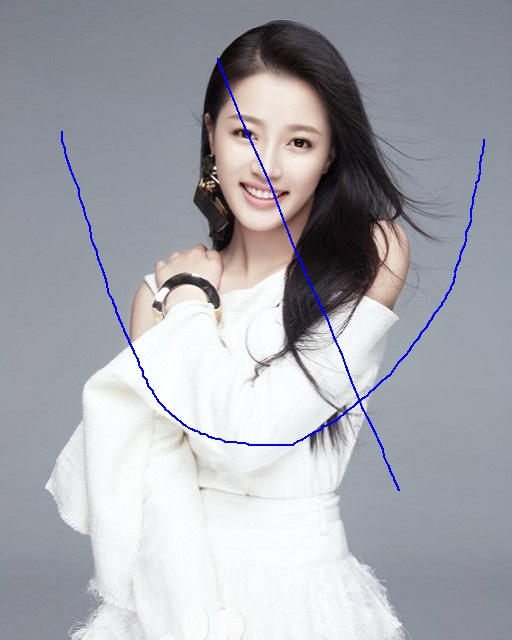
//> input picture data/images/master2.jpg, 512 x 640 px
$ ./day075   (built with g++ and OpenCV 4)
//> lines starting //> are read from the running program, lines starting //| are printed output that depends on the picture; after the words box and inside, x2 and y2 are one past the last pixel; in counts of white or black regions, pixels touching at a corner belong together
#include <opencv2/opencv.hpp>
#include <math.h>
using namespace cv;
using namespace std;
int main(int argc, char** argv)
{
	Mat hsv, mask, result;
	Mat src = imread("D:/images/master2.jpg");
//> src is the input picture: 640 rows x 512 cols, CV_8UC3; mean B, G, R 174, 167.3, 165.9
	if (src.empty()) {
		printf("could not load image...\n");
		return -1;
	}
	cvtColor(src, hsv, COLOR_BGR2HSV);
//> hsv: 640 rows x 512 cols, CV_8UC3; mean H, S, V 98.5, 24.7, 177.1

	// mask
	inRange(hsv, Scalar(100, 43, 46), Scalar(124, 255, 255), mask);
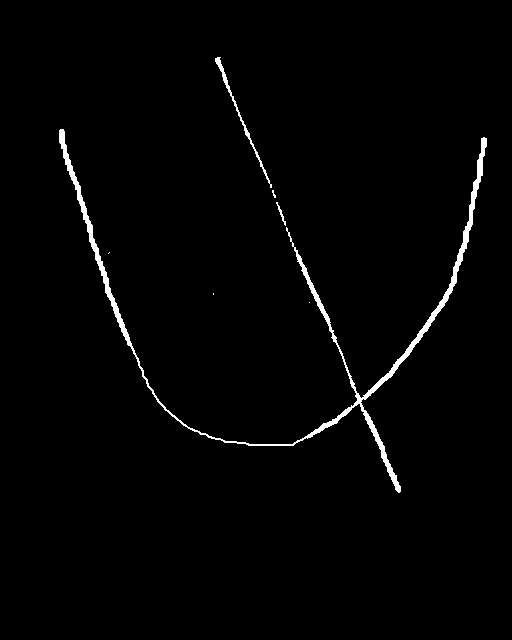
//> mask: 640 rows x 512 cols, CV_8UC1; 1.5% white; 7 white regions (4 under 20 px), largest, box (x1, y1, x2, y2) and area: (59, 129, 487, 493) 4577, (215, 57, 272, 188) 376, (276, 202, 286, 226) 52
	Mat se = getStructuringElement(MORPH_RECT, Size(5, 5), Point(-1, -1));
	dilate(mask, mask, se);
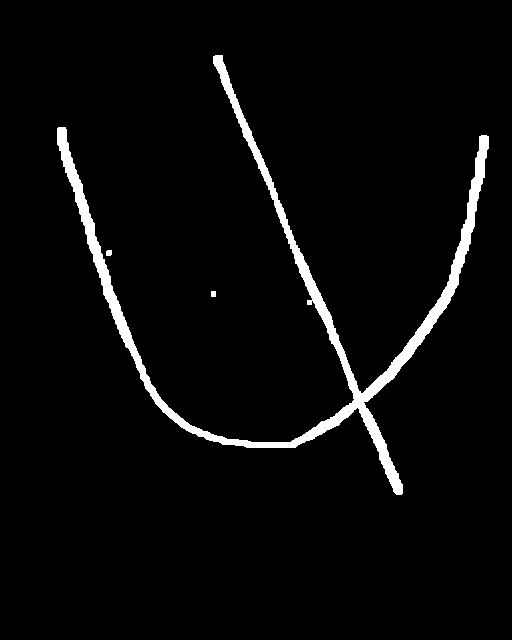
//> mask: 640 rows x 512 cols, CV_8UC1; 3.6% white; 3 white regions, box (x1, y1, x2, y2) and area: (57, 55, 489, 495) 11728, (106, 250, 112, 256) 34, (211, 291, 216, 297) 30
	imshow("mask", mask);

	// 修复
	inpaint(src, mask, result, 3, INPAINT_TELEA);
	imshow("result", result);
	waitKey(0);
	return 0;
}
